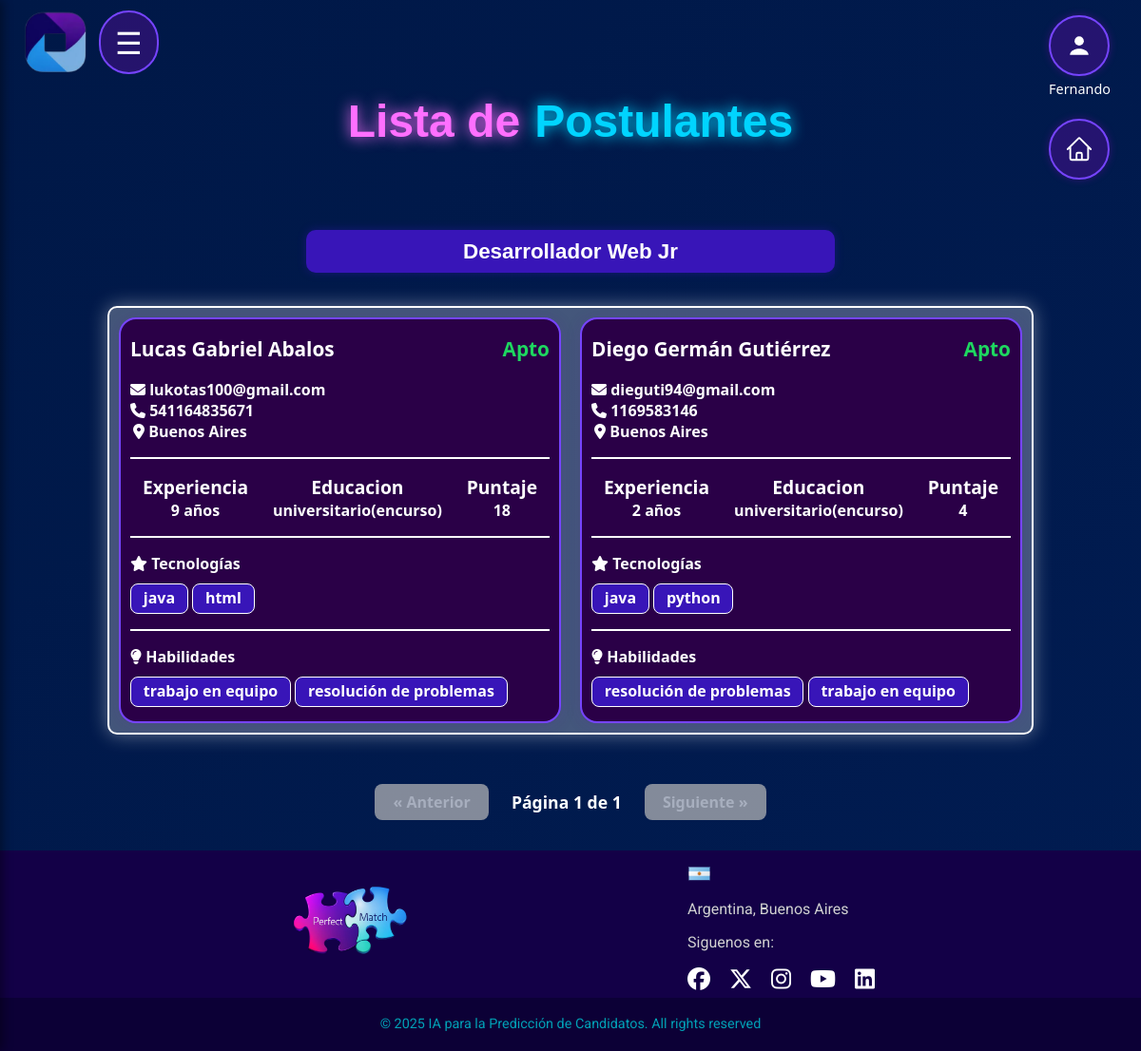
/postulantes (signed in), run on the app's committed database.
### app.py (models this page shows)
class Candidato(db.Model):
    __tablename__ = "candidato"
    id = db.Column(db.String, primary_key=True)  # Usamos el correo como ID único
    nombre = db.Column(db.String(100), nullable=False)
    apellido = db.Column(db.String(100), nullable=False)
    mail = db.Column(db.String(100), nullable=False, unique=True)
    telefono = db.Column(db.String(50), nullable=False)
    ubicacion = db.Column(db.String(100), nullable=False)
    experiencia = db.Column(db.Integer, nullable=True)
    idedu = db.Column(db.Integer, db.ForeignKey("educacion.idedu"), nullable=True)
    idtec = db.Column(db.Integer, db.ForeignKey("tecnologia.idtec"), nullable=True)
    idtec2 = db.Column(db.Integer, db.ForeignKey("tecnologia2.idtec2"), nullable=True)
    idhab = db.Column(db.Integer, db.ForeignKey("habilidad.idhab"), nullable=True)
    idhab2 = db.Column(db.Integer, db.ForeignKey("habilidad2.idhab2"), nullable=True)
    postulaciones = db.relationship("Postulacion", back_populates="candidato", cascade="all, delete-orphan")

class Educacion(db.Model):
    __tablename__ = 'educacion'
    idedu = db.Column(db.Integer, primary_key=True)
    nombre = db.Column(db.String(100), nullable=False, unique=True)

class Tecnologia(db.Model):
    __tablename__ = 'tecnologia'
    idtec = db.Column(db.Integer, primary_key=True)
    nombre = db.Column(db.String(100), nullable=False, unique=True)

class Tecnologia2(db.Model):
    __tablename__ = 'tecnologia2'
    idtec2 = db.Column(db.Integer, primary_key=True)
    nombre = db.Column(db.String(100), nullable=False, unique=True)

class Habilidad(db.Model):
    __tablename__ = 'habilidad'
    idhab = db.Column(db.Integer, primary_key=True)
    nombre = db.Column(db.String(100), nullable=False, unique=True)

class Habilidad2(db.Model):
    __tablename__ = 'habilidad2'
    idhab2 = db.Column(db.Integer, primary_key=True)
    nombre = db.Column(db.String(100), nullable=False, unique=True)

### app.py (the view, shortened to what this page needs)
@app.route("/postulantes")
@login_required(roles=["Admin_RRHH", "Supervisor",  "Analista_Datos"])
def postulantes():
    idOfer = request.args.get("idOfer")
    filtro = request.args.get("filtro")
    page = int(request.args.get("page", 1))
    per_page = 4
    ofertas = OfertaLaboral.query.all()
    if not idOfer:
        idOfer = request.form.get("idOfer") if request.method == "POST" else request.args.get("idOfer")
        if not idOfer and ofertas:
            idOfer = ofertas[0].idOfer
    ofertas_cerradas = OfertaLaboral.query.filter(
        OfertaLaboral.fecha_cierre <= datetime.now(), OfertaLaboral.estado == "Activa"
    ).all()
    for oferta in ofertas_cerradas:
        oferta.estado = "Cerrada"
        db.session.add(oferta)
        predecir_postulantes_automatica(oferta.idOfer)
        asignar_puntajes_automatica(oferta.idOfer)
        enviar_correos_automatica(oferta.idOfer)
    db.session.commit()
    postulaciones = Postulacion.query.filter_by(idOfer=idOfer).order_by(Postulacion.puntaje.desc()).all() if idOfer else Postulacion.query.order_by(Postulacion.puntaje.desc()).all()
    educacion_map = {edu.idedu: edu.nombre for edu in Educacion.query.all()}
    tecnologia_map = {tec.idtec: tec.nombre for tec in Tecnologia.query.all()}
    habilidad_map = {hab.idhab: hab.nombre for hab in Habilidad.query.all()}
    tecnologia2_map = {tec2.idtec2: tec2.nombre for tec2 in Tecnologia2.query.all()}
    habilidad2_map = {hab2.idhab2: hab2.nombre for hab2 in Habilidad2.query.all()}
    lista_postulantes = []
    for p in postulaciones:
        lista_postulantes.append({
            "nombre": p.candidato.nombre,
            "apellido": p.candidato.apellido,
            "email": p.candidato.mail,
            "telefono": p.candidato.telefono,
            "ubicacion": p.candidato.ubicacion,
            "experiencia": p.experiencia,
            "educacion": educacion_map.get(p.idedu, ""),
            "puntaje": p.puntaje,
            "tecnologias": [
                tecnologia_map.get(p.idtec, ""),
                tecnologia2_map.get(p.idtec2, "")
            ],
            "habilidades": [
                habilidad_map.get(p.idhab, ""),
                habilidad2_map.get(p.idhab2, "")
            ],
            "apto": "Apto" if p.aptitud is True else ("No apto" if p.aptitud is False else "Sin revisar"),
            "oferta": p.oferta.nombre if p.oferta else ""
        })
    if filtro == "apto":
        lista_postulantes = [p for p in lista_postulantes if p["apto"] == "Apto"]
    total = len(lista_postulantes)
    total_pages = max(1, ceil(total / per_page))
    start = (page - 1) * per_page
    end = start + per_page
    postulantes_pagina = lista_postulantes[start:end]
    return render_template(
    "postulantes.html",
    postulantes=postulantes_pagina,
    ofertas=OfertaLaboral.query.all(),
    idOfer=idOfer,
    page=page,
    total_pages=total_pages
)

### app.py (called while the page is built)
def login_required(roles=None):
    def decorator(f):
        @wraps(f)
        def wrapped(*args, **kwargs):
            if 'username' not in session:
                return redirect(url_for('login'))
            if roles and session.get('type') not in roles:
                return "Acceso no autorizado"
            return f(*args, **kwargs)
        return wrapped
    return decorator

### templates/postulantes.html (shortened to what this page needs)
<!DOCTYPE html>
<html lang="es">
<head>
  <link rel="stylesheet" href="{{ url_for('static', filename='postulantes.css') }}">
  <link rel="stylesheet" href="{{ url_for('static', filename='css/header_general.css') }}">
  <link rel="stylesheet" href="{{ url_for('static', filename='css/menu.css') }}">
  <link rel="stylesheet" href="{{ url_for('static', filename='css/footer.css') }}">
  <link rel="stylesheet" href="{{ url_for('static', filename='css/fragments/particles.css') }}">
  <link rel="stylesheet" href="{{ url_for('static', filename='css/fragments/titles.css') }}">
  <link rel="stylesheet" href="https://cdnjs.cloudflare.com/ajax/libs/font-awesome/6.5.0/css/all.min.css">
</head>
<body>
  {% include "fragments/particles.html" %}
  {% include "layout/header_general.html" %}
  {% include "layout/menu.html" %}
  <h1><p class="title-perfect-violet">Lista de </p><p class="title-match-blue">Postulantes</p></h1>
  <form method="get" action="{{ url_for('postulantes') }}" style = "background-color: transparent; border: 0; box-shadow: none;" >
    <select name="idOfer" class="custom-select" onchange="this.form.submit()">
      {% for oferta in ofertas %}
      <option style="background-color: #3815b8 !important; color: white;" value="{{ oferta.idOfer }}" {% if
        oferta.idOfer|string==idOfer|string %}selected{% endif %}>
        {{ oferta.nombre }}
      </option>
      {% endfor %}
    </select>
  </form>
  {% if postulantes|length == 0 %}
    <div class="no-candidatos-msg">
      No hay candidatos disponibles para esta oferta.
    </div>
  {% else %}
  <div class="cards-container">
    {% for postulante in postulantes %}
    <div class="postulante-card">
      <div class="card-header">
        <h2>{{ postulante.nombre }} {{ postulante.apellido }}
        <span class="aptitud-label {% if postulante.apto == 'Apto' %}apto{% elif postulante.apto == 'No apto' %}noapto{% else %}sinrevisar{% endif %}">
          {{ postulante.apto }}
        </span>
        </h2>
        <div class="card-contact">
          <i class="fa-solid fa-envelope icono-card"></i> {{ postulante.email }}<br>
          <i class="fa-solid fa-phone"></i> {{ postulante.telefono }}<br>
          <i class="fa-solid fa-location-dot"></i> {{ postulante.ubicacion }}
        </div>
      </div>
      <hr>
      <div class="card-info-row">
        <section class="info-section">
          <span class="info-label">Experiencia</span>
          <span>{{ postulante.experiencia }} años</span>
        </section>
        <section class="info-section">
          <span class="info-label">Educacion</span>
          <span>{{ postulante.educacion }}</span>
        </section>
        <section class="info-section">
          <span class="info-label">Puntaje</span>
          <span>{{ postulante.puntaje }}</span>
        </section>
      </div>
      <hr>
      <div class="card-tec">
        <i class="fa-solid fa-star icono-card"></i>
        <span class="tec-label">Tecnologías</span>
        <div class="tec-tags">
          {% for tec in postulante.tecnologias %}
            <span class="tag">{{ tec }}</span>
          {% endfor %}
        </div>
      </div>
      <hr>
      <div class="card-hab">
        <i class="fa-solid fa-lightbulb icono-card"></i>
        <span class="hab-label">Habilidades</span>
        <div class="hab-tags">
          {% for hab in postulante.habilidades %}
            <span class="tag">{{ hab }}</span>
          {% endfor %}
        </div>
      </div>
    </div>
    {% endfor %}
  </div>
{% endif %}
  <div class="pagination">
  <a href="{% if page > 1 %}{{ url_for('postulantes', idOfer=idOfer, page=page-1) }}{% else %}#{% endif %}"
     class="page-btn{% if page <= 1 %} disabled{% endif %}"
     {% if page <= 1 %}tabindex="-1" aria-disabled="true"{% endif %}>
    &laquo; Anterior
  </a>
  <span class="page-info">Página {{ page }} de {{ total_pages }}</span>
  <a href="{% if page < total_pages %}{{ url_for('postulantes', idOfer=idOfer, page=page+1) }}{% else %}#{% endif %}"
     class="page-btn{% if page >= total_pages %} disabled{% endif %}"
     {% if page >= total_pages %}tabindex="-1" aria-disabled="true"{% endif %}>
    Siguiente &raquo;
  </a>
</div>
  {% include "layout/footer.html" %}
</body>
</html>

### static/postulantes.css (style rules this page uses)
html { background: #5A189A; }
body { display: flex; flex-direction: column; justify-content: center; align-items: center; min-height: 100vh; margin: 0; padding: 0; font-family: 'Segoe UI', sans-serif; background: linear-gradient(135deg, #001847, #011d55, #2a0047, #390061); background-size: 400% 400%; animation: gradient 15s ease infinite; }
h1 { font-family: "Erica One", sans-serif; font-size: 3rem; width: fit-content; text-align: center; border-radius: 32px; border: none; color: #fefefe; text-shadow: -3px 3px 0px #49007e, 3px -3px 0px #2f00d9; transition: all 0.3s ease-in-out; min-width: 100%; display: flex; align-items: center; justify-content: center; gap: 15px; margin-top: 5rem; padding: 0; position: relative; }
form { animation: elevar 2s ease-out forwards; margin: 3rem auto 4rem auto; padding: 0; border-radius: 25px; width: 50%; text-align: center; color: #ffffff; background-color: rgba(255, 255, 255, 0.267); background-size: 400% 400%; border: 2px solid #ffffff; box-shadow: 0 0 20px rgba(255, 255, 255, 0.4); margin-bottom: 5px; }
input, select, button { text-decoration: none; color: rgba(255, 255, 255, 0.8); font-size: 1.2rem; font-weight: bold; margin: 10px auto; padding: 12px 14px; border-radius: 8px; background-color: rgba(255, 255, 255, 0.2); border: none; transition: all 0.3s ease-in-out; width: 180px; }
.custom-select { margin-top: -8rem !important; background-color: #3815b8; color: white; border-radius: 10px; padding: 10px 15px; font-size: 1.4rem; appearance: none; -webkit-appearance: none; -moz-appearance: none; cursor: pointer; text-align: center; text-align-last: center; box-shadow: 0 0 10px rgba(56, 21, 184, 0.4); transition: background-color 0.3s ease, box-shadow 0.3s ease; width: fit-content; min-width: 200px; max-width: 100%; }
.custom-select option { background-color: #3815b8; color: white; text-align: center; }
.cards-container { width: 100%; max-width: 950px; margin: 20px auto; display: grid; grid-template-columns: repeat(2,1fr); gap: 20px; background-color: rgba(255, 255, 255, 0.267); padding: 10px; border-radius: 10px; border: 2px solid #ffffff; box-shadow: 0 0 20px rgba(255, 255, 255, 0.4); animation: elevar 2s ease-out forwards; }
.postulante-card { background-color: #2a0047; border: 2px solid #7644ff; padding: 0 10px; border-radius: 18px; box-shadow: 0 2px 16px rgba(90,24,154,0.15); color: #fff; min-width: 0; font-weight: bold; transition: box-shadow 0.3s; }
.card-header h2 { display: flex; justify-content: space-between; font-size: 1.3rem; }
.aptitud-label { font-weight:bolder ; }
.aptitud-label.apto { color: #1ed760; }
.fa-location-dot { padding-left: 3px; }
hr { border: none; border-top: 2px solid #fff; margin: 1rem 0; }
.card-info-row { display: flex; justify-content: space-around; text-align: center; }
.info-section { display: flex; flex-direction: column; }
.info-label { font-size: 1.2rem; }
.tec-tags { padding-top: 10px; }
.hab-tags { padding: 10px 0 15px; }
.tag { background-color:#3815b8; color: #fff; border-radius: 8px; padding: 0.2em 0.8em 0.3em; font-size: 1rem; display: inline-block; border: 1px solid #fff; }
.pagination { display: flex; justify-content: center; align-items: center; gap: 1.5em; margin: 2em 0 2em 0; }
.page-btn { background: #3815b8; color: #fff; padding: 0.5em 1.2em; border-radius: 8px; text-decoration: none; font-weight: bold; transition: background 0.2s; cursor: pointer; opacity: 1; pointer-events: auto; }
.page-btn.disabled, .page-btn[aria-disabled="true"] { background: #bbb; color: #eee; cursor: not-allowed; pointer-events: none; opacity: 0.7; }
.page-info { color: #ffffff; font-weight: bold; font-size: 1.1em; }

### static/css/footer.css (style rules this page uses)
html, body { scrollbar-width: thin; scrollbar-color: #7644ff #1a085a; }

### static/css/fragments/titles.css (style rules this page uses)
.title-perfect-violet { color: #ff6fff; text-shadow: 0 0 15px #ff6fff; animation: fadeInUp 1s ease-out 0.4s both; margin: 20px 0; }
.title-match-blue { color: #00d4ff; text-shadow: 0 0 15px #00d4ff; animation: fadeInRight 1s ease-out 0.6s both; margin: 20px 0; }

### data on the page
Candidato: nombre "Lucas Gabriel", apellido "Abalos", email "lukotas100@gmail.com", telefono "541164835671", ubicacion "Buenos Aires"
Educacion: educacion "universitario(encurso)" "universitario(encurso)"
Tecnologia: nombre "java"
Tecnologia2: nombre "html"
Habilidad: nombre "trabajo en equipo"
Habilidad2: nombre "resolución de problemas"
Candidato: nombre "Diego Germán", apellido "Gutiérrez", email "dieguti94@gmail.com", telefono "1169583146", ubicacion "Buenos Aires"
Tecnologia2: nombre "python"
Habilidad: nombre "resolución de problemas"
Habilidad2: nombre "trabajo en equipo"

### other printed values
{{ session.get('username') }} "Fernando"
{{ postulante.apto }} "Apto" "Apto"
{{ postulante.experiencia }} "9" "2"
{{ postulante.puntaje }} "18" "4"
{{ page }} "1"
{{ total_pages }} "1"
form field idOfer "Desarrollador Web Jr"
